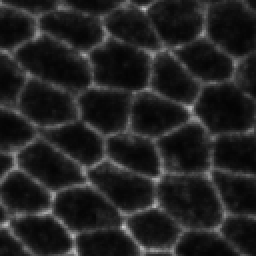
#> input picture data/img1.tif, 128 x 128 px (shown 2 times larger); its folder holds only this picture in this run
$ jupyter execute --allow-errors Image_analysis_tutorial.ipynb   (older library calls are emulated)
#> lines starting #> are read from the running program, lines starting #| are printed output that depends on the picture
# Image processing with Python

- This is a tutorial on the basics of image analysis with Python

## 1. Importing Modules & Packages

- Import the necesary packages

[cell 1]
# import neccesary libraries for basic image analysis
import cv2
import numpy as np
import matplotlib.pyplot as plt
import os
import sys
import skimage.io as skio

## 2. Loading Image Data and vizualize

*   Load all images in the /data folder (not one by one, but efficiently using a loop or list comprehension).
*   Visualize the images using subplots, arranging them in 5 rows and 2 columns (left column for noisy images and right column for the corresponding ground truth (GT) images).
*   Ensure the color bar range is the same for both columns, i.e., use the same color scale for all images.

[cell 2]
data_folder = "data"
imagenes = []
for i in os.listdir(data_folder):
    if i.endswith(".jpg") or i.endswith(".tif"):
        imagenes.append(os.path.join(data_folder, i))

#> (a cell that did not finish here is left out)

[cell 4]
# Load all images in the /data folder, using a loop or list comprehension
data_folder = 'data'
image_files = [f for f in os.listdir(data_folder) if f.endswith('.jpg') or f.endswith('.tif')]

# Separate noisy and GT images
noisy_images = []
gt_images = []
noisy_names = []
gt_names = []

for image_file in sorted(image_files):
    img = skio.imread(os.path.join(data_folder, image_file))
#> img is the input picture: shape (128, 128); min 4, max 201, mean 34.7
    if '_GT' in image_file:
        gt_images.append(img)
        gt_names.append(image_file)
    else:
        noisy_images.append(img)
        noisy_names.append(image_file)

num_images = len(noisy_images)
#> num_images = 1
#> the sliders are set to sigma = 20
#> in select_threshold, `img_smooth = ndi.gaussian_filter(img, sigma)`:
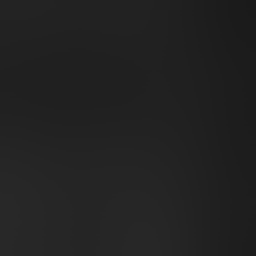
#> img_smooth: shape (128, 128) (shown 2 times larger); min 26, max 40, mean 33.7

fig, axes = plt.subplots(nrows=5, ncols=2, figsize=(10, 4*5))

#> (the rest of this cell did not finish here and is left out)

## 3. Spatial filtering

### Low pass Filtering

*   Select  two low-pass filters of your choice.
*   Use widgets for the interactive selection of the parameters and select the best values for img4 and img5 (independently). In other words, find the parameters that blur out the noise while keeping the structures of interest.
*  Calulate the RMSE and SSIM (Structural Similarity Index Measure) between the noisy image and the reulst of teh filtering with respect to the GT.
*   Visualize the best results using subplots. For each image, display:
    - The noisy image.
    - The corresponding ground truth (GT).
    - The results of the two filtering methods.
*   Ensure the color bar range is the same for both columns, i.e., use the same color scale for all images.
*   Print the values of RMSE and SSIM on teh corresponding images.

[cell 5]
from skimage.metrics import structural_similarity as ssim, mean_squared_error
from skimage import filters
import ipywidgets as widgets
from ipywidgets import interact

# The metrics function is designed to evaluate the similarity between two images: a filtered image (filtered) and a ground truth image (gt).
# First, both input images are converted to 32-bit floating point arrays to ensure consistent numerical precision during calculations.
# The RMSE is calculated by first determining the mean squared error (MSE) between the two images using the mean_squared_error function,
# and then taking the square root of this value.
# RMSE provides a measure of the average magnitude of the differences between corresponding pixel values in the two images,
# with lower values indicating greater similarity.
#
# Next, the function computes the SSIM, which is a perceptual metric that considers image degradation as perceived changes
# in structural information, luminance, and contrast.
# The data_range parameter for SSIM is set to the difference between the maximum and minimum values in the ground truth image (gt).
#
# If the image is constant (i.e., gt.max() == gt.min()), the data range is set to 1.0 to avoid division by zero.
# Finally, the function returns both the RMSE and SSIM values as a tuple,
# providing a quantitative assessment of how closely the filtered image matches the ground truth.
# [49 lines left out: functions metrics, apply_filters, not called in this run]

#> (the rest of this cell did not finish here and is left out)

* El ssim mide cuánto se mantienen las estructuras de las imágenes. Si hay correspondencia entre lo testeado y lo real, da un valor alto. Si no la hay, da un valo bajo. Normalizado entre 0 y 1.

* El MSE da cuánto cambian los píxeles entre las dos imágenes (lo testeado y lo real). Menor es mejor.

### High pass Filtering

*   Select two high-pass filters of your choice.
*   Use widgets for the interactive selection of the parameters and choose the best values for img1 and img3 (independently). In other words, find the parameters that remove low-frequency noise while preserving the high-frequency structures of interest.
*   Visualize the results using subplots. For each image, display:
    - The noisy image.
    - The results of the two filtering methods.
*   Repeat the procesing for img1_GT and img3_GT. For img1_GT, first invert the image, i.e using the operaton img = 255 - img.
*   Calulate the Peak-Signal-To-Noise-Ratio (PSNR) for all images and print them over them in the plot

[cell 6]
import numpy as np
import cv2
import matplotlib.pyplot as plt
from ipywidgets import interact
from skimage.metrics import peak_signal_noise_ratio as psnr

# [47 lines left out: functions psnr_vs, apply_filters, not called in this run]

# --- images you already have ---
img1_noisy = noisy_images[0]
#> (the rest of this cell did not finish here and is left out)

## 4. Border detection
*   Apply Sobel, Prewitt y Canny methods for edge detection to the images
*   Use widgets for the interactive selection of the parameters and choose the best values for img1 and img3 (independently) , i.e. for the Canny method
*   Visualize the results using subplots. For each image, display:
    - The noisy image.
    - The corresponding ground truth (GT).
    - The results of the two filtering methods.
*   Repeat the processing in the images after noise removal (i.e. after applying a low-pass filter) and compare the results.
*   Calulate the Peak-Signal-To-Noise-Ratio (PSNR) for all images and print them over them in the plot

## 4. Filtering in the frequency domain

### Low pass Filtering

*   Use the FFT to create a low-pass for images img4 and img5.
*   Use widgets for the interactive selection of the parameters and select the best values for img4 and img5 (independently).
*  Calulate the RMSE and SSIM (Structural Similarity Index Measure) between the noisy image and the results of the filtering with respect to the GT.
*   Visualize the best results using subplots. For each image, display:
    - The noisy image.
    - The corresponding ground truth (GT).
    - The results of the filtering.
*   Ensure the color bar range is the same for both columns, i.e., use the same color scale for all images.
*   Print the values of RMSE and SSIM on the corresponding images.

[cell 7]
# [40 lines left out: function apply_filters2, not called in this run]

# Reasonable ranges
#> (the rest of this cell did not finish here and is left out)

### High pass Filtering

*   Use the FFT to create a high-pass for images img1 and img3.
*   Use widgets for the interactive selection of the parameters and choose the best values for img1 and img3 (independently).
*   Visualize the results using subplots. For each image, display:
    - The noisy image.
    - The results of the filtering .
*   Repeat the procesing for img1_GT and img3_GT. For img1_GT, first invert the image, i.e using the operaton img = 255 - img.
*   Calulate the Peak-Signal-To-Noise-Ratio (PSNR) for all images and print them over them in the plot

[cell 8]
# [32 lines left out: function apply_filters3, not called in this run]


print("Tune on img1 (noisy) vs img1_GT:")
#> (the rest of this cell did not finish here and is left out)

## 5. Results comparison

1.   Plot the results of all low-pass filters in a single figure for img4 and img5, as well as the original image and the GT
*   Print on each image the values of PSNR, RMSE and SSIM accordingly

2.   Plot the results of all high-pass filters in a single figure for img1 and img3, as well as the original image
*   Print on each image the values of PSNR accordingly

## 6. Evaluation in a complete dataset

*   Download the complete dataset from https://drive.google.com/file/d/1SxBDH2PCs8J0ifWpohOe5RSjS6R5-Ysx/view?usp=sharing
*   Apply the 3 low-pass filters used here with the 'best' parameters foeund before to all images in teh folder 'images'
*   Calculate the RMSE and SSIM relative to the corresponding GT images
*   Plot the results as box plots or violin plots for the noisy images and resulst of the 3 filtering methods.
*   Calulate the PSNR for all images, i.e. GT, noisy, and filtered
*   Plot the results as box plots or violin plots

## Example of a widget implementation for Interactive parameter selection

[cell 9]
# NumPy :  manipulation of numerical arrays:
import numpy as np

# The plotting module matplotlib.pyplot as plt
import matplotlib.pyplot as plt

# The image processing package scipy.ndimage as ndi
import scipy.ndimage as ndi

[cell 10]
from google.colab import drive
drive.mount('/content/drive')

filename = r'cells_2D.tif'
dirpath = r'/content/drive/MyDrive/IntroBioImageAnalysis-main/'
from os.path import join
filepath = join(dirpath, filename)
from skimage.io import imread
#> (the rest of this cell did not finish here and is left out)

[cell 11]
# Function to plot pairs of images

def pltPair(img1, img2, title1, title2, cmap1, cmap2, lim):
    """This function displays a pair of input image with interpolation='none',in the range of lims. """
#> called with title1 = 'Raw Image', title2 = 'Smoothed Image with sigma =20', cmap1 = 'magma', cmap2 = 'magma'

    plt.figure(figsize=(16,16))
    plt.subplot(1,2,1)
    plt.imshow(img1, interpolation='none', cmap=cmap1, vmin=lim[0], vmax=lim[1])
    plt.title(title1)
    plt.colorbar(fraction=0.046, pad=0.04)
    plt.subplot(1,2,2)
    plt.imshow(img2, interpolation='none', cmap=cmap2, vmin=lim[2], vmax=lim[3])
    plt.title(title2)
    plt.colorbar(fraction=0.046, pad=0.04)
    plt.show()
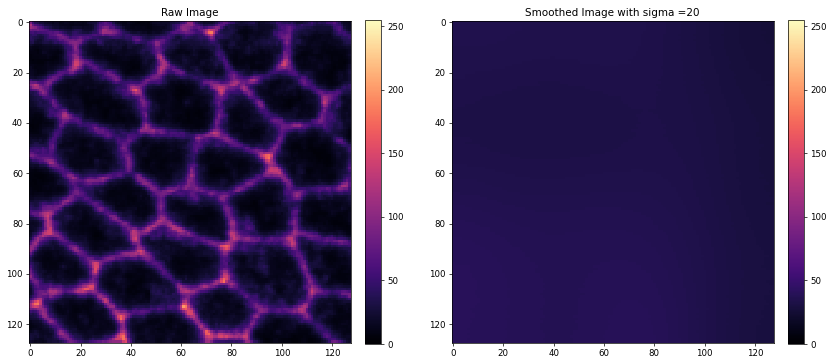
#> figure drawn by matplotlib, 4 panels

[cell 12]
# Try out different thresholds to find the best one using 'widgets' for interactive selection

# Prepare widget
from ipywidgets import interact
@interact(sigma=(1,40,1))
def select_threshold(sigma=1):

    # Smoothing
    img_smooth = ndi.gaussian_filter(img, sigma)

    # Visualization
    pltPair(img, img_smooth, 'Raw Image', 'Smoothed Image with sigma =' + str(sigma), 'magma', 'magma', [0,255,0,255])

$ run again, on data/img5.jpg
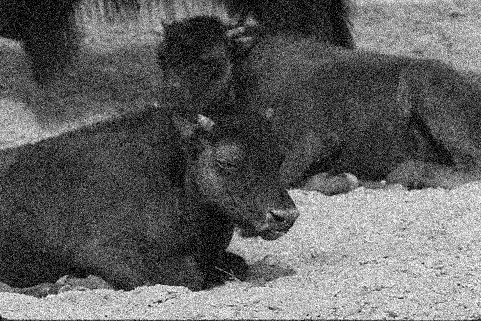
#> input picture data/img5.jpg, 481 x 321 px
#> img is the input picture: shape (321, 481); min 0, max 255, mean 97.3
#> num_images = 1
#> in select_threshold, `img_smooth = ndi.gaussian_filter(img, sigma)`:
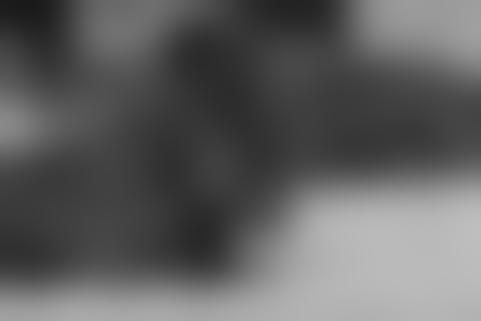
#> img_smooth: shape (321, 481); min 26, max 190, mean 96.3
#> in pltPair, `plt.show()`:
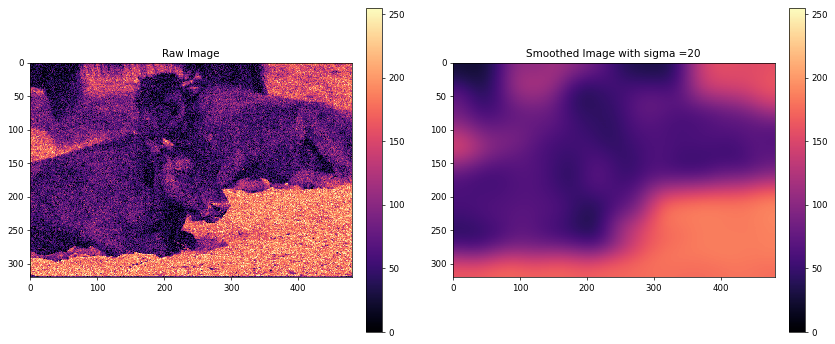
#> figure drawn by matplotlib, 4 panels

$ run again, on data/img2.tif
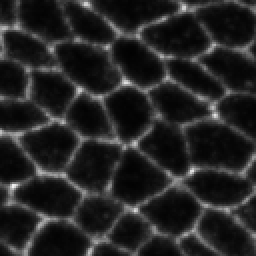
#> input picture data/img2.tif, 128 x 128 px (shown 2 times larger)
#> img is the input picture: shape (128, 128); min 1, max 240, mean 36.6
#> num_images = 1
#> in pltPair, `plt.show()`:
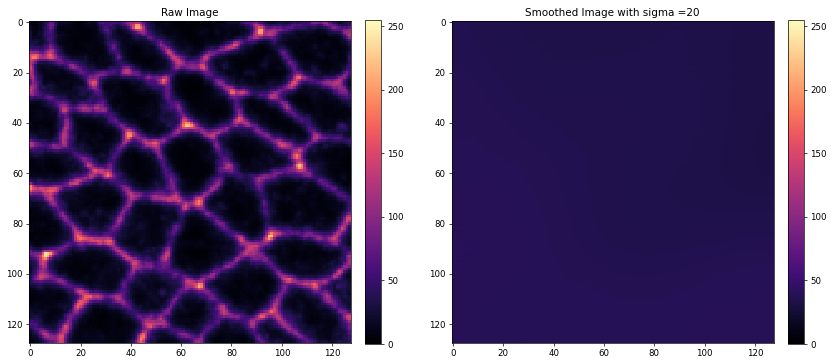
#> figure drawn by matplotlib, 4 panels

$ run again, on data/img3.jpg
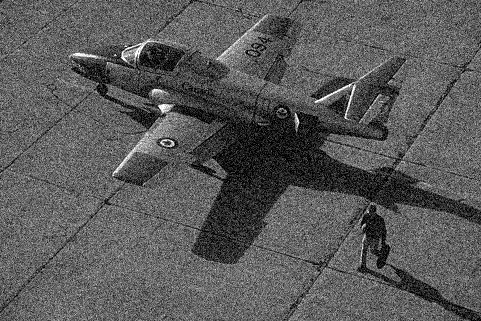
#> input picture data/img3.jpg, 481 x 321 px
#> img is the input picture: shape (321, 481); min 0, max 255, mean 90
#> num_images = 1
#> in select_threshold, `img_smooth = ndi.gaussian_filter(img, sigma)`:
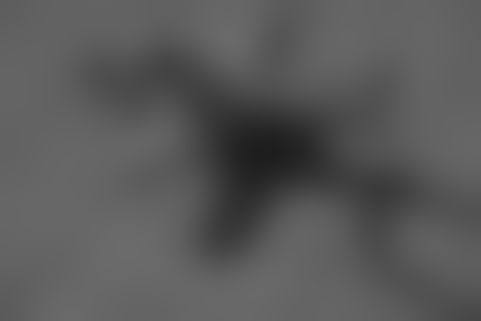
#> img_smooth: shape (321, 481); min 30, max 107, mean 89
#> in pltPair, `plt.show()`:
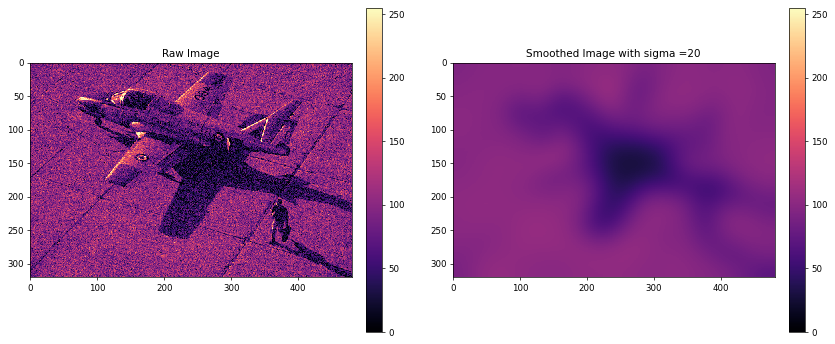
#> figure drawn by matplotlib, 4 panels
